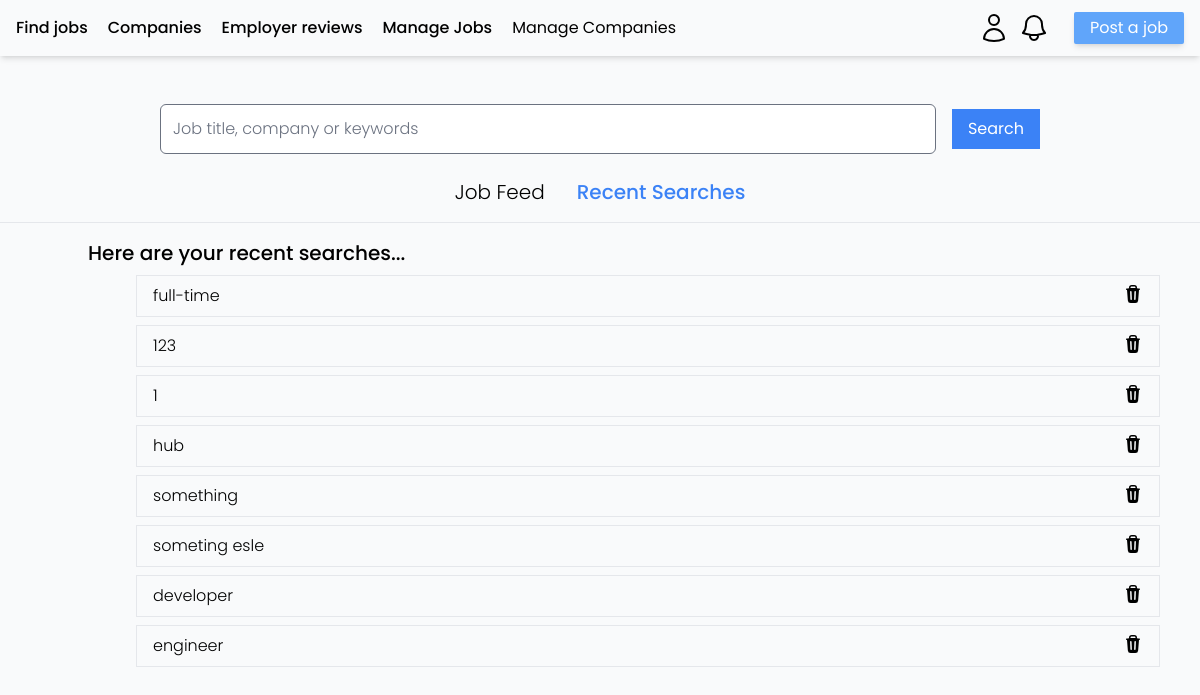
Screenshot of /?tab=recent_searches (signed in) with the database file from the repository.
### app_jobboard/models.py (models this page shows, shortened)
class Search(models.Model):
    search = models.CharField(max_length=255)
    user = models.ForeignKey(CustomUser, on_delete=models.CASCADE)
    count = models.IntegerField(default=0)
    updated = models.DateTimeField(auto_now=True)
    created = models.DateTimeField(auto_now_add=True)
    class Meta:
        verbose_name_plural = "Searches"

### app_jobboard/views.py (the view, shortened to what this page needs)
# urls.py: path("", views.index, name="index"),
def index(request):
    id = request.GET.get("job")
    q = request.GET.get("q")
    tab = request.GET.get("tab")
    context = {}
    if q:
        q = q.lower()
        context["q"] = q.capitalize()
        try:
            search = Search.objects.get(user=request.user, search=q)
            search.count += 1
            search.save()
        except Search.DoesNotExist:
            search = Search.objects.create(user=request.user, search=q)
        jobs = Job.objects.filter(
            Q(name__icontains=q)
            | Q(employment_type__icontains=q)
            | Q(location__icontains=q)
        ).order_by("-updated_at", "-created_at")
    else:
        jobs = Job.objects.all().order_by("-updated_at", "-created_at")
    context["jobs"] = jobs
    if tab == "recent_searches":
        if request.user.is_authenticated:
            context["recent_searches"] = Search.objects.filter(
                user=request.user
            ).order_by("-updated", "-created")
            context["tab"] = tab
    return render(request, "index.html", context)

### templates/index.html (shortened to what this page needs)
{% extends "layout.html" %} {% block title %} - Register {% endblock %}
{% load static %}
{% block content %}
{% if tab != "recent_searches" %}
{% if q %}
<a href="?q=" class="font-light text-gray-500 text-sm underline cursor-pointer">Clear search</a>
{% endif %}
<div class="flex flex-row justify-center gap-4 pt-8 relative mb-4">
	<div class="flex flex-col gap-2 mb-4">
		{% for job in jobs %}
		<div class="justify-between border sm:max-w-[600px] max-w-[400px] px-4 py-3 rounded-sm hover:shadow-md duration-300 transition-all">
			<div class="flex flex-row justify-between">
				<a
					href="{% url 'jobboard:job' job.id %}"
					class="text-xl"
					>{{ job.name }}</a
				>
				{% if job.employer == request.user %}
				<svg
					xmlns="http://www.w3.org/2000/svg"
					fill="none"
					viewBox="0 0 24 24"
					stroke-width="1.5"
					stroke="currentColor"
					class="w-6 h-6">
					<path
						stroke-linecap="round"
						stroke-linejoin="round"
						d="M3.75 5.25h16.5m-16.5 4.5h16.5m-16.5 4.5h16.5m-16.5 4.5h16.5" />
				</svg>
				{% endif %}
			</div>
			<div class="flex flex-row gap-2 font-light text-slate-600">
				<p>{{ job.company_name }}</p>
				|
				<p class="font-normal">{{ job.location }}</p>
			</div>
			<div class="flex flex-row gap-4 px-2 text-sm mt-2">
				{% if job.salary %}
				<p
					class="bg-slate-100 text-slate-600 px-3 border border-slate-400 rounded-sm">
					${{ job.salary }} monthly
				</p>
				{% endif %}
				<a href="/?q={{ job.employment_type }}" class="bg-slate-200 text-slate-700 w-fit px-3">
					{{ job.employment_type }}
				</a>
			</div>
			<section
				aria-label="job summary"
				class="my-2 font-light text-gray-500">
				{{ job.summary }}
			</section>
			<footer aria-label="job footer" class="mt-2">
				<p class="font-light text-xs text-gray-600">
					Posted {{ job.created_at|timesince }} ago.
				</p>
			</footer>
		</div>
		{% empty %} {% if q %}
		<div class="w-full flex flex-col justify-start text-gray-400">
			<p class="text-2xl font-light">
				The search <strong>"{{ q }}"</strong> did not match any jobs.
			</p>
			<h4 class="font-medium text-lg mt-4 text-gray-500">
				Search suggestions:
			</h4>
			<ul class="list-disc list-inside font-light">
				<li>Try more general keywords</li>
				<li>Check your spelling</li>
				<li>Replace abbreviations with the entire word</li>
			</ul>
		</div>
		{% else %}
		<p>There are currently no jobs available.</p>
		{% endif %} {% endfor %}
	</div>
	{% else %}
	<section class="text-black flex flex-col gap-2">
		<h3 class="font-medium text-xl">Here are your recent searches...</h3>
		{% for search in recent_searches %}
		<div
			class="flex flex-row py-2 px-4 border mx-12 w-full justify-between">
			<a href="?q={{ search.search }}&tab=" class="font-light"
				>{{ search.search }}</a
			>
			<a href="{% url 'jobboard:deleteSearch' search.id %}"></a>
		</div>
		{% endfor %}
	</section>
	{% endif %} {% endblock %}

### static/main.css (style rules this page uses)
body { font-family: "Poppins", sans-serif; }

### rows the page displays
Search: search "full-time"
Search: search "123"
Search: search "1"
Search: search "hub"
Search: search "something"
Search: search "someting esle"
Search: search "developer"
Search: search "engineer"
